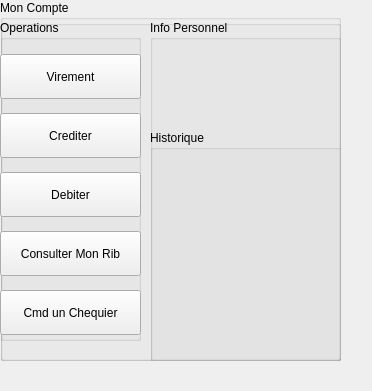
<?xml version="1.0" encoding="UTF-8"?>
<ui version="4.0">
 <class>Widget</class>
 <widget class="QWidget" name="Widget">
  <property name="geometry">
   <rect>
    <x>0</x>
    <y>0</y>
    <width>372</width>
    <height>391</height>
   </rect>
  </property>
  <property name="maximumSize">
   <size>
    <width>16777215</width>
    <height>16777215</height>
   </size>
  </property>
  <property name="windowTitle">
   <string>Widget</string>
  </property>
  <widget class="QGroupBox" name="mainGroup">
   <property name="geometry">
    <rect>
     <x>0</x>
     <y>0</y>
     <width>341</width>
     <height>361</height>
    </rect>
   </property>
   <property name="styleSheet">
    <string notr="true"/>
   </property>
   <property name="title">
    <string>Mon Compte</string>
   </property>
   <widget class="QWidget" name="horizontalLayoutWidget">
    <property name="geometry">
     <rect>
      <x>0</x>
      <y>20</y>
      <width>341</width>
      <height>341</height>
     </rect>
    </property>
    <layout class="QHBoxLayout" name="mainLayout">
     <item>
      <widget class="QGroupBox" name="interfaceGroup">
       <property name="title">
        <string/>
       </property>
       <widget class="QGroupBox" name="operationGauche">
        <property name="geometry">
         <rect>
          <x>0</x>
          <y>0</y>
          <width>141</width>
          <height>321</height>
         </rect>
        </property>
        <property name="title">
         <string>Operations</string>
        </property>
        <widget class="QWidget" name="verticalLayoutWidget">
         <property name="geometry">
          <rect>
           <x>0</x>
           <y>20</y>
           <width>141</width>
           <height>321</height>
          </rect>
         </property>
         <layout class="QVBoxLayout" name="verticalLayout">
          <property name="spacing">
           <number>0</number>
          </property>
          <property name="leftMargin">
           <number>0</number>
          </property>
          <property name="topMargin">
           <number>0</number>
          </property>
          <property name="bottomMargin">
           <number>9</number>
          </property>
          <item>
           <widget class="QPushButton" name="virementBouton">
            <property name="minimumSize">
             <size>
              <width>0</width>
              <height>45</height>
             </size>
            </property>
            <property name="baseSize">
             <size>
              <width>16</width>
              <height>5</height>
             </size>
            </property>
            <property name="text">
             <string>Virement</string>
            </property>
           </widget>
          </item>
          <item>
           <widget class="QPushButton" name="crediterBouton">
            <property name="minimumSize">
             <size>
              <width>0</width>
              <height>45</height>
             </size>
            </property>
            <property name="text">
             <string>Crediter</string>
            </property>
           </widget>
          </item>
          <item>
           <widget class="QPushButton" name="debiterBouton">
            <property name="minimumSize">
             <size>
              <width>0</width>
              <height>45</height>
             </size>
            </property>
            <property name="text">
             <string>Debiter</string>
            </property>
           </widget>
          </item>
          <item>
           <widget class="QPushButton" name="cmrBouton">
            <property name="minimumSize">
             <size>
              <width>0</width>
              <height>45</height>
             </size>
            </property>
            <property name="text">
             <string>Consulter Mon Rib</string>
            </property>
           </widget>
          </item>
          <item>
           <widget class="QPushButton" name="cmdChequier">
            <property name="minimumSize">
             <size>
              <width>0</width>
              <height>45</height>
             </size>
            </property>
            <property name="text">
             <string>Cmd un Chequier</string>
            </property>
           </widget>
          </item>
         </layout>
        </widget>
       </widget>
       <widget class="QGroupBox" name="groupPerso">
        <property name="geometry">
         <rect>
          <x>150</x>
          <y>0</y>
          <width>191</width>
          <height>341</height>
         </rect>
        </property>
        <property name="title">
         <string>Info Personnel</string>
        </property>
        <widget class="QWidget" name="gridLayoutWidget">
         <property name="geometry">
          <rect>
           <x>0</x>
           <y>20</y>
           <width>201</width>
           <height>390</height>
          </rect>
         </property>
         <layout class="QGridLayout" name="gridLayout">
          <item row="1" column="0">
           <widget class="QLabel" name="nCompte">
            <property name="text">
             <string/>
            </property>
            <property name="margin">
             <number>1</number>
            </property>
           </widget>
          </item>
          <item row="3" column="0">
           <widget class="QLabel" name="prenomCompte">
            <property name="text">
             <string/>
            </property>
           </widget>
          </item>
          <item row="2" column="0">
           <widget class="QLabel" name="nomCompte">
            <property name="text">
             <string/>
            </property>
            <property name="margin">
             <number>1</number>
            </property>
           </widget>
          </item>
          <item row="4" column="0">
           <widget class="QLabel" name="soldeCompte">
            <property name="text">
             <string/>
            </property>
           </widget>
          </item>
          <item row="5" column="0">
           <widget class="QGroupBox" name="historique">
            <property name="minimumSize">
             <size>
              <width>0</width>
              <height>300</height>
             </size>
            </property>
            <property name="title">
             <string>Historique</string>
            </property>
            <widget class="QWidget" name="formLayoutWidget">
             <property name="geometry">
              <rect>
               <x>0</x>
               <y>20</y>
               <width>191</width>
               <height>211</height>
              </rect>
             </property>
             <layout class="QFormLayout" name="historiqueLayout"/>
            </widget>
           </widget>
          </item>
         </layout>
        </widget>
       </widget>
      </widget>
     </item>
    </layout>
   </widget>
  </widget>
 </widget>
 <resources/>
 <connections/>
</ui>
